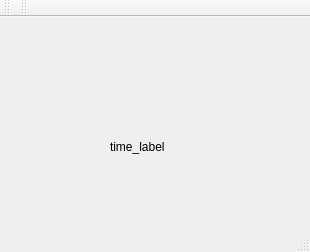
<?xml version="1.0" encoding="UTF-8"?>
<ui version="4.0">
 <class>MainWindow</class>
 <widget class="QMainWindow" name="MainWindow">
  <property name="geometry">
   <rect>
    <x>0</x>
    <y>0</y>
    <width>310</width>
    <height>252</height>
   </rect>
  </property>
  <property name="windowTitle">
   <string>MainWindow</string>
  </property>
  <widget class="QWidget" name="centralWidget">
   <widget class="QLabel" name="time_label">
    <property name="geometry">
     <rect>
      <x>110</x>
      <y>120</y>
      <width>301</width>
      <height>19</height>
     </rect>
    </property>
    <property name="text">
     <string>time_label</string>
    </property>
   </widget>
  </widget>
  <widget class="QMenuBar" name="menuBar">
   <property name="geometry">
    <rect>
     <x>0</x>
     <y>0</y>
     <width>310</width>
     <height>24</height>
    </rect>
   </property>
  </widget>
  <widget class="QToolBar" name="mainToolBar">
   <attribute name="toolBarArea">
    <enum>TopToolBarArea</enum>
   </attribute>
   <attribute name="toolBarBreak">
    <bool>false</bool>
   </attribute>
  </widget>
  <widget class="QStatusBar" name="statusBar"/>
  <widget class="QToolBar" name="toolBar">
   <property name="windowTitle">
    <string>toolBar</string>
   </property>
   <attribute name="toolBarArea">
    <enum>TopToolBarArea</enum>
   </attribute>
   <attribute name="toolBarBreak">
    <bool>false</bool>
   </attribute>
  </widget>
 </widget>
 <layoutdefault spacing="6" margin="11"/>
 <resources/>
 <connections/>
</ui>
